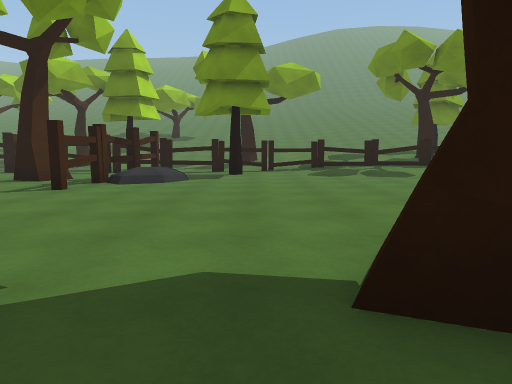
[1] (above)

21 first-person views from a walk through a Unity game level. The camera is 1.2 m above the floor, tilts 6° down and sees 70° across. The floor is counted in squares, 1.8 m on a side. Each view is taken from the middle of a square. On the plan, view 1 faces up. The plan holds only what a view shows up to about 11 squares ahead; the rest is blank. The place goes on beyond the plan. The player character is not drawn. Some animated figures are not drawn.

[2]
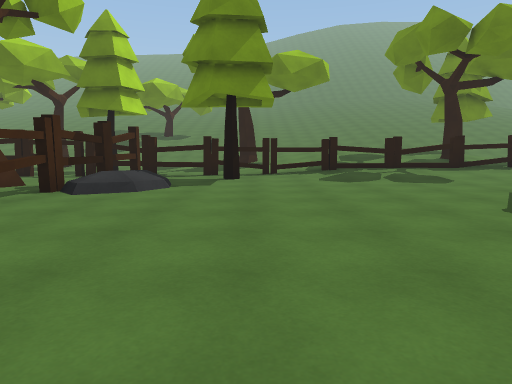

[3]
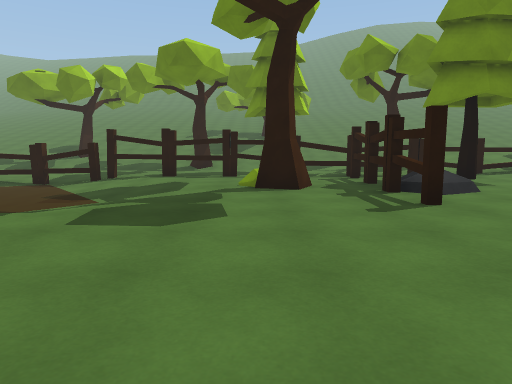

[4]
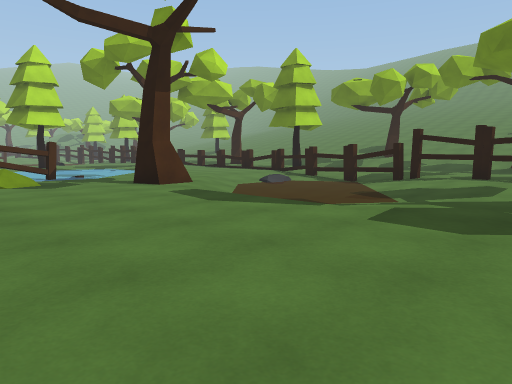

[5]
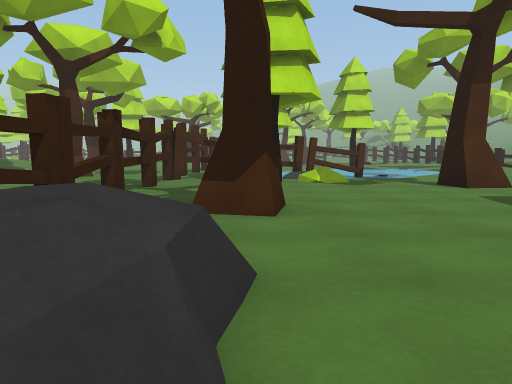

[6]
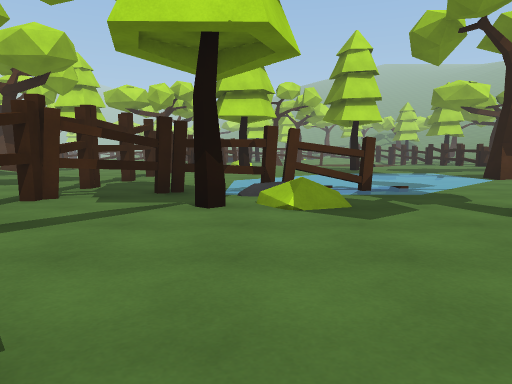

[7]
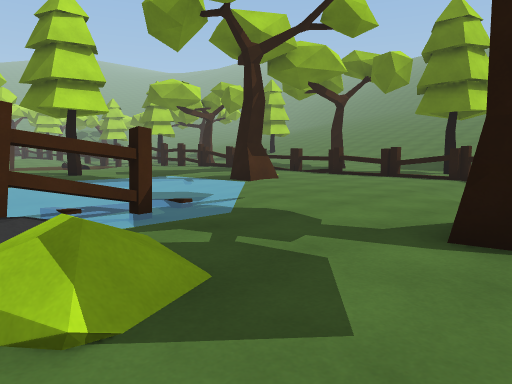

[8]
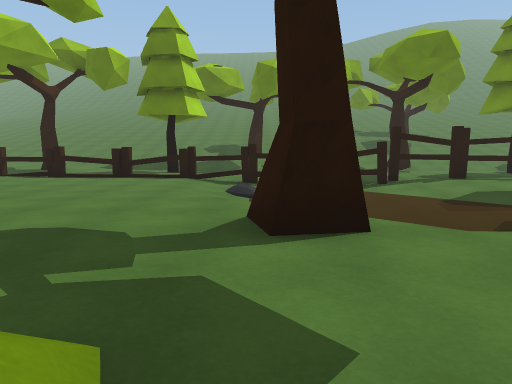

[9]
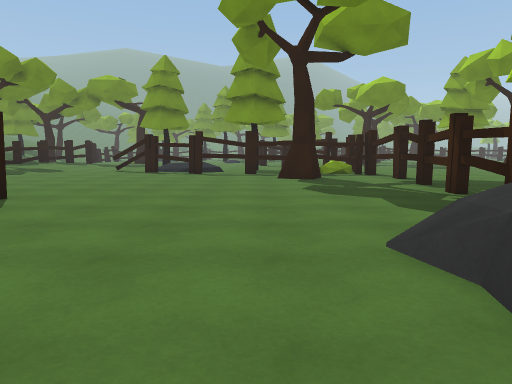

[10]
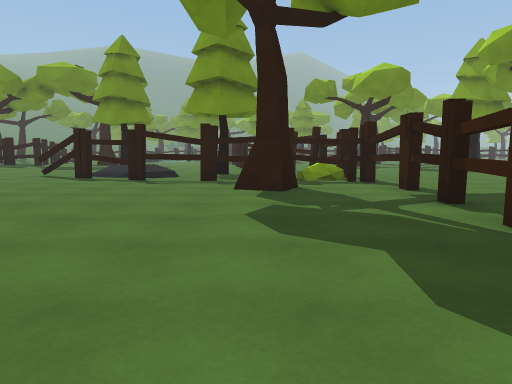

[11]
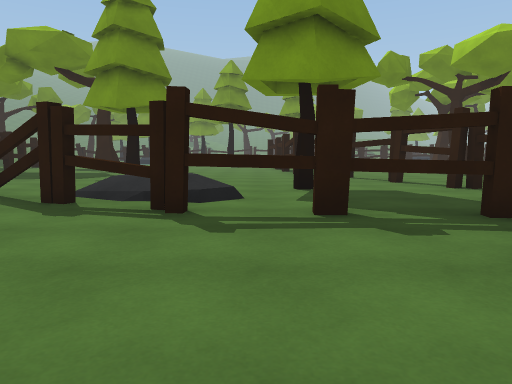

[12]
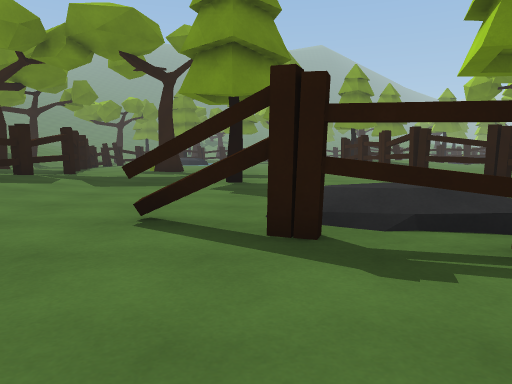

[13]
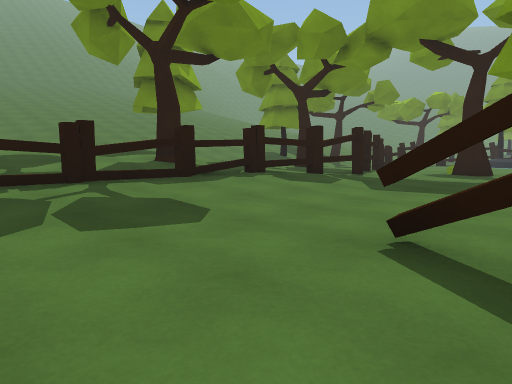

[14]
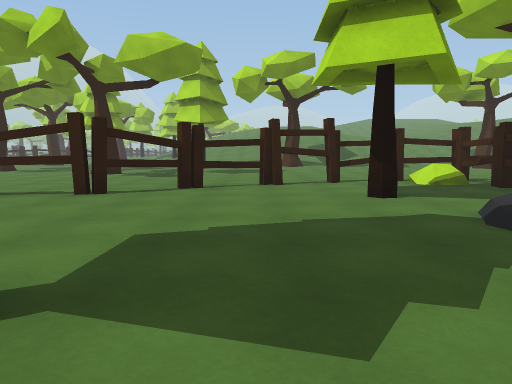

[15]
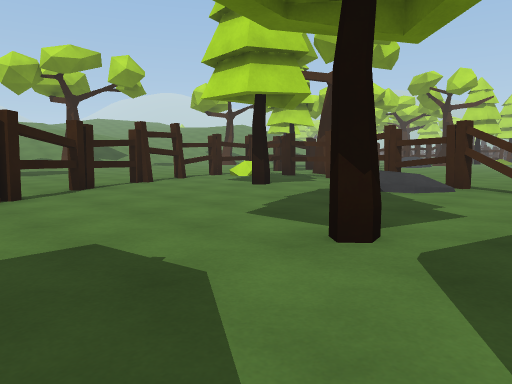

[16]
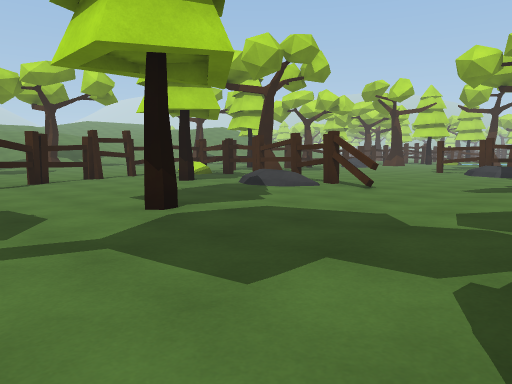

[17]
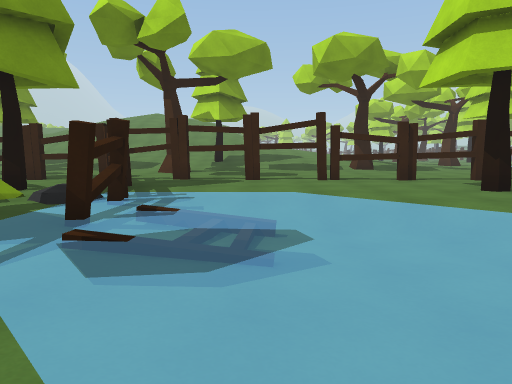

[18]
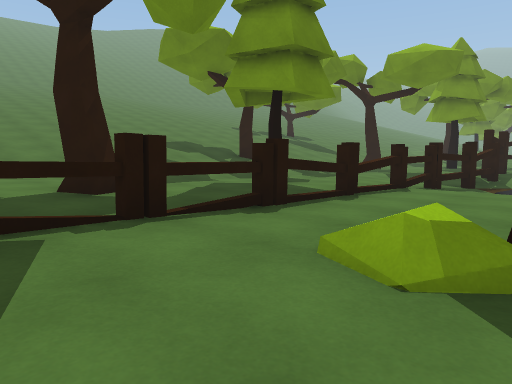

[19]
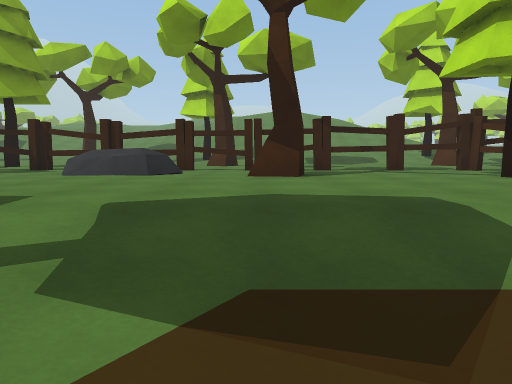

[20]
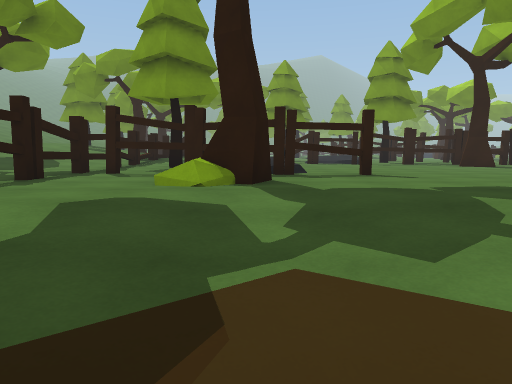

[21]
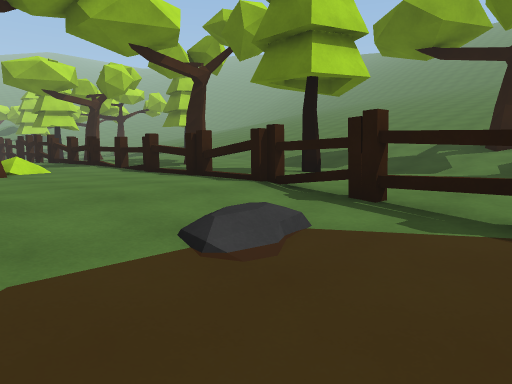

### Floor plan
Key: @ floor where view 1 was taken; # wall or solid block; x gap in a wall; . main floor; : floor 0.25 m higher than the main floor; - floor 0.25 m lower than the main floor; + floor 0.5 m higher than the main floor; _ floor 0.5 m lower than the main floor; * floor 0.75 m higher than the main floor; / step, stairs or slope; = window, fence, low wall or low ledge; T thing the floor can be seen under or through.
Columns run from 23 left of view 1 to 12 right of it. Each row starts with its distance up from view 1.
 15   #   #                      ##
 14  :........--.....  ...::  ****x+++:
 13 x#xTTxxx##=###xxx##=#=#x#x#x#x##+::x
 12 ........-___//......#..../::++++#=#:
 11 ..#.....//___//.....#.#...//////::::
 10 ...#..../_____//.#.##:..............
  9 ........//_____//####:..............
  8 .........//___//...#=......T/.......
  7 .........##/////...#.......T/...#...
  6 .........##................T/.......
  5  .....#....................T+.......
  4 ......#//.................T.........
  3 #.....#:/.................T..#......
  2 ......###....#..=.......#.T......TT#
  1 .......#.......===........T/...TT..
  0 x#x#x#x#xxxx######.#...@..#/.#T....
 -1  ........... ...  #.####xx###......
 -2  ..........          ..............
 -3       ##

Positions as (right, up) in squares from view 1, and headings:
1: (0, 0), facing up
2: (0, 2), facing up
3: (-6, 2), facing up
4: (-6, 2), facing up-left
5: (-6, 2), facing left
6: (-10, 3), facing left
7: (-13, 3), facing up-left
8: (-14, 3), facing up
9: (-9, 3), facing right
10: (-6, 2), facing right
11: (-1, 4), facing right
12: (1, 7), facing right
13: (2, 7), facing up-right
14: (8, 9), facing down
15: (12, 9), facing down-left
16: (12, 12), facing down-left
17: (-19, 9), facing down
18: (-23, 10), facing up-right
19: (-10, 9), facing down
20: (-11, 9), facing right
21: (-12, 9), facing up-left
